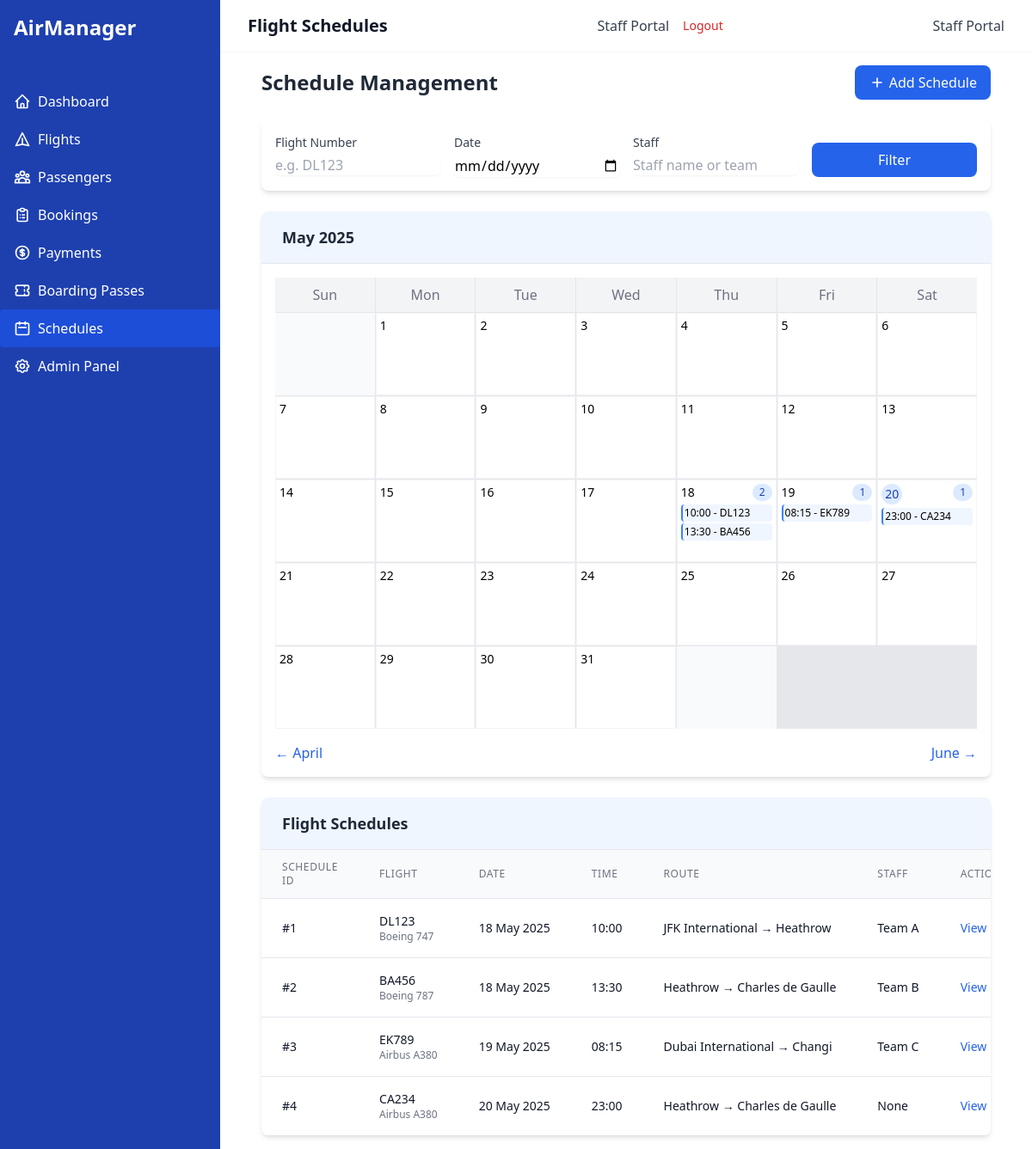
The app's page /schedules/ (signed in) with its own data.
### airline_app/models.py (models this page shows, shortened)
class Schedule(models.Model):
    schedule_id = models.AutoField(primary_key=True)
    date = models.DateField()
    time = models.TimeField()
    flight = models.ForeignKey(Flight, on_delete=models.CASCADE, related_name='schedules')
    staff = models.CharField(max_length=100, blank=True, null=True)
    class Meta:
        ordering = ['date', 'time']

class Flight(models.Model):
    flight_id = models.AutoField(primary_key=True)
    flight_number = models.CharField(max_length=10, unique=True)
    departure_time = models.DateTimeField()
    arrival_time = models.DateTimeField()
    source_airport = models.ForeignKey(Airport, on_delete=models.CASCADE, related_name='departing_flights')
    destination_airport = models.ForeignKey(Airport, on_delete=models.CASCADE, related_name='arriving_flights')
    aircraft = models.ForeignKey(Aircraft, on_delete=models.CASCADE, related_name='flights')
    crew = models.ManyToManyField(CrewMember, related_name='flights')

class Aircraft(models.Model):
    aircraft_id = models.AutoField(primary_key=True)
    model = models.CharField(max_length=50)
    capacity = models.PositiveIntegerField()
    manufacturer = models.CharField(max_length=100)
    airline = models.CharField(max_length=100)

class Airport(models.Model):
    airport_id = models.AutoField(primary_key=True)
    airport_name = models.CharField(max_length=100)
    location = models.CharField(max_length=100)
    country = models.CharField(max_length=50)

### airline_app/views.py (the view, shortened to what this page needs)
# urls.py: path('schedules/', views.ScheduleListView.as_view(), name='schedule-list'),
class ScheduleListView(LoginRequiredMixin, ListView):
    model = Schedule
    template_name = 'airline_app/schedule_list.html'
    context_object_name = 'schedules'
    paginate_by = 10
    def get_queryset(self):
        queryset = Schedule.objects.all()
        flight = self.request.GET.get('flight', '')
        if flight:
            queryset = queryset.filter(flight__flight_number__icontains=flight)
        staff = self.request.GET.get('staff', '')
        if staff:
            queryset = queryset.filter(staff__icontains=staff)
        date_filter = self.request.GET.get('date', '')
        if date_filter:
            try:
                date_obj = datetime.strptime(date_filter, '%Y-%m-%d').date()
                queryset = queryset.filter(date=date_obj)
            except ValueError:
                pass
        return queryset
    def get_context_data(self, **kwargs):
        context = super().get_context_data(**kwargs)
        today = date.today()
        year = int(self.request.GET.get('year', today.year))
        month = int(self.request.GET.get('month', today.month))
        month_schedules = Schedule.objects.filter(date__year=year, date__month=month)
        calendar_data = get_calendar_data(year, month, month_schedules)
        context.update(calendar_data)
        return context

### airline_app/templates/airline_app/schedule_list.html (shortened to what this page needs)
{% extends 'airline_app/base.html' %}
{% block header %}Flight Schedules{% endblock %}
{% block content %}
<div class="mb-6 flex justify-between items-center">
    <h2 class="text-2xl font-bold text-gray-800">Schedule Management</h2>
    <a href="{% url 'schedule-create' %}" class="bg-blue-600 hover:bg-blue-700 text-white font-medium py-2 px-4 rounded-lg flex items-center transition-colors">
        <svg class="w-5 h-5 mr-1" fill="none" stroke="currentColor" viewBox="0 0 24 24" xmlns="http://www.w3.org/2000/svg">
            <path stroke-linecap="round" stroke-linejoin="round" stroke-width="2" d="M12 6v6m0 0v6m0-6h6m-6 0H6"></path>
        </svg>
        Add Schedule
    </a>
</div>
<div class="bg-white rounded-lg shadow-md p-4 mb-6">
    <form method="get" class="grid grid-cols-1 sm:grid-cols-2 lg:grid-cols-4 gap-4">
        <div>
            <label class="block text-sm font-medium text-gray-700 mb-1">Flight Number</label>
            <input type="text" name="flight" value="{{ request.GET.flight }}" placeholder="e.g. DL123"
                   class="w-full rounded-md border-gray-300 shadow-sm focus:border-blue-500 focus:ring focus:ring-blue-500 focus:ring-opacity-50">
        </div>
        <div>
            <label class="block text-sm font-medium text-gray-700 mb-1">Date</label>
            <input type="date" name="date" value="{{ request.GET.date }}"
                   class="w-full rounded-md border-gray-300 shadow-sm focus:border-blue-500 focus:ring focus:ring-blue-500 focus:ring-opacity-50">
        </div>
        <div>
            <label class="block text-sm font-medium text-gray-700 mb-1">Staff</label>
            <input type="text" name="staff" value="{{ request.GET.staff }}" placeholder="Staff name or team"
                   class="w-full rounded-md border-gray-300 shadow-sm focus:border-blue-500 focus:ring focus:ring-blue-500 focus:ring-opacity-50">
        </div>
        <div class="flex items-end">
            <button type="submit" class="w-full bg-blue-600 hover:bg-blue-700 text-white font-medium py-2 px-4 rounded-lg transition-colors">
                Filter
            </button>
        </div>
    </form>
</div>
<div class="mb-6">
    <div class="bg-white rounded-lg shadow-md overflow-hidden">
        <div class="bg-blue-50 px-6 py-4 border-b border-gray-200">
            <h2 class="text-lg font-semibold text-gray-800">{{ current_month_name }} {{ current_year }}</h2>
        </div>
        <div class="p-4">
            <div class="grid grid-cols-7 gap-px bg-gray-200">
                <div class="bg-gray-100 text-center py-2 font-medium text-gray-500">Sun</div>
                <div class="bg-gray-100 text-center py-2 font-medium text-gray-500">Mon</div>
                <div class="bg-gray-100 text-center py-2 font-medium text-gray-500">Tue</div>
                <div class="bg-gray-100 text-center py-2 font-medium text-gray-500">Wed</div>
                <div class="bg-gray-100 text-center py-2 font-medium text-gray-500">Thu</div>
                <div class="bg-gray-100 text-center py-2 font-medium text-gray-500">Fri</div>
                <div class="bg-gray-100 text-center py-2 font-medium text-gray-500">Sat</div>
                {% for week in calendar_weeks %}
                    {% for day, day_schedules in week.items %}
                        {% if day == 0 %}
                        <div class="bg-gray-50 h-24 p-1"></div>
                        {% else %}
                        <div class="bg-white h-24 p-1 relative overflow-hidden border border-gray-100">
                            <div class="flex justify-between items-start">
                                <span class="text-sm font-medium {% if day == today_day and current_month == today_month and current_year == today_year %}bg-blue-100 text-blue-800 rounded-full w-6 h-6 flex items-center justify-center{% endif %}">
                                    {{ day }}
                                </span>
                                {% if day_schedules %}
                                <span class="text-xs bg-blue-100 text-blue-800 rounded-full px-2 py-0.5">
                                    {{ day_schedules|length }}
                                </span>
                                {% endif %}
                            </div>
                            <div class="mt-1 overflow-y-auto max-h-16">
                                {% for schedule in day_schedules %}
                                <div class="text-xs p-0.5 mb-0.5 rounded bg-blue-50 border-l-2 border-blue-500 truncate">
                                    {{ schedule.time|date:"H:i" }} - {{ schedule.flight.flight_number }}
                                </div>
                                {% endfor %}
                            </div>
                        </div>
                        {% endif %}
                    {% endfor %}
                {% endfor %}
            </div>
            <div class="flex justify-between items-center mt-4">
                <a href="?month={{ prev_month }}&year={{ prev_year }}{% for key, value in request.GET.items %}{% if key != 'month' and key != 'year' and key != 'page' %}&{{ key }}={{ value }}{% endif %}{% endfor %}"
                class="text-blue-600 hover:text-blue-800">
                    &larr; {{ prev_month_name }}
                </a>
                <a href="?month={{ next_month }}&year={{ next_year }}{% for key, value in request.GET.items %}{% if key != 'month' and key != 'year' and key != 'page' %}&{{ key }}={{ value }}{% endif %}{% endfor %}"
                class="text-blue-600 hover:text-blue-800">
                    {{ next_month_name }} &rarr;
                </a>
            </div>
        </div>
    </div>
</div>
<div class="bg-white rounded-lg shadow-md overflow-hidden">
    <div class="bg-blue-50 px-6 py-4 border-b border-gray-200">
        <h2 class="text-lg font-semibold text-gray-800">Flight Schedules</h2>
    </div>
    <div class="overflow-x-auto">
        <table class="min-w-full divide-y divide-gray-200">
            <thead class="bg-gray-50">
                <tr>
                    <th class="px-6 py-3 text-left text-xs font-medium text-gray-500 uppercase tracking-wider">Schedule ID</th>
                    <th class="px-6 py-3 text-left text-xs font-medium text-gray-500 uppercase tracking-wider">Flight</th>
                    <th class="px-6 py-3 text-left text-xs font-medium text-gray-500 uppercase tracking-wider">Date</th>
                    <th class="px-6 py-3 text-left text-xs font-medium text-gray-500 uppercase tracking-wider">Time</th>
                    <th class="px-6 py-3 text-left text-xs font-medium text-gray-500 uppercase tracking-wider">Route</th>
                    <th class="px-6 py-3 text-left text-xs font-medium text-gray-500 uppercase tracking-wider">Staff</th>
                    <th class="px-6 py-3 text-left text-xs font-medium text-gray-500 uppercase tracking-wider">Actions</th>
                </tr>
            </thead>
            <tbody class="bg-white divide-y divide-gray-200">
                {% for schedule in schedules %}
                <tr class="hover:bg-gray-50 transition-colors">
                    <td class="px-6 py-4 whitespace-nowrap">
                        <div class="text-sm font-medium text-gray-900">#{{ schedule.schedule_id }}</div>
                    </td>
                    <td class="px-6 py-4 whitespace-nowrap">
                        <div class="text-sm font-medium text-gray-900">{{ schedule.flight.flight_number }}</div>
                        <div class="text-xs text-gray-500">{{ schedule.flight.aircraft.model }}</div>
                    </td>
                    <td class="px-6 py-4 whitespace-nowrap">
                        <div class="text-sm text-gray-900">{{ schedule.date|date:"d M Y" }}</div>
                    </td>
                    <td class="px-6 py-4 whitespace-nowrap text-sm text-gray-900">
                        {{ schedule.time|date:"H:i" }}
                    </td>
                    <td class="px-6 py-4 whitespace-nowrap">
                        <div class="text-sm text-gray-900">
                            {{ schedule.flight.source_airport.airport_name }} → {{ schedule.flight.destination_airport.airport_name }}
                        </div>
                    </td>
                    <td class="px-6 py-4 whitespace-nowrap text-sm text-gray-900">
                        {{ schedule.staff }}
                    </td>
                    <td class="px-6 py-4 whitespace-nowrap text-sm text-gray-500">
                        <a href="{% url 'flight-detail' schedule.flight.pk %}" class="text-blue-600 hover:text-blue-900 mr-3">View Flight</a>
                    </td>
                </tr>
                {% empty %}
                <tr>
                    <td colspan="7" class="px-6 py-4 text-center text-gray-500">No schedules found matching your criteria.</td>
                </tr>
                {% endfor %}
            </tbody>
        </table>
    </div>
</div>
{% endblock %}

### records on screen
Schedule: day "18", day_schedules "2", time "10:00", flight.flight_number "DL123", schedule_id "1", flight.aircraft.model "Boeing 747", date "18 May 2025", flight.source_airport.airport_name "JFK International", flight.destination_airport.airport_name "Heathrow", staff "Team A"
Schedule: time "13:30", flight.flight_number "BA456", schedule_id "2", flight.aircraft.model "Boeing 787", date "18 May 2025", flight.source_airport.airport_name "Heathrow", flight.destination_airport.airport_name "Charles de Gaulle", staff "Team B"
Schedule: day "19", day_schedules "1", time "08:15", flight.flight_number "EK789", schedule_id "3", flight.aircraft.model "Airbus A380", date "19 May 2025", flight.source_airport.airport_name "Dubai International", flight.destination_airport.airport_name "Changi", staff "Team C"
Schedule: day "20", day_schedules "1", time "23:00", flight.flight_number "CA234", schedule_id "4", flight.aircraft.model "Airbus A380", date "20 May 2025", flight.source_airport.airport_name "Heathrow", flight.destination_airport.airport_name "Charles de Gaulle", staff "None"

### other values on screen
{{ current_month_name }} "May"
{{ current_year }} "2025"
{{ day }} "1" "2" "3" "4" "5" "6" "7" "8" "9" "10" "11" "12" "13" "14" "15" "16" "17" "21" "22" "23" "24" "25" "26" "27" "28" "29" "30" "31"
{{ prev_month_name }} "April"
{{ next_month_name }} "June"
